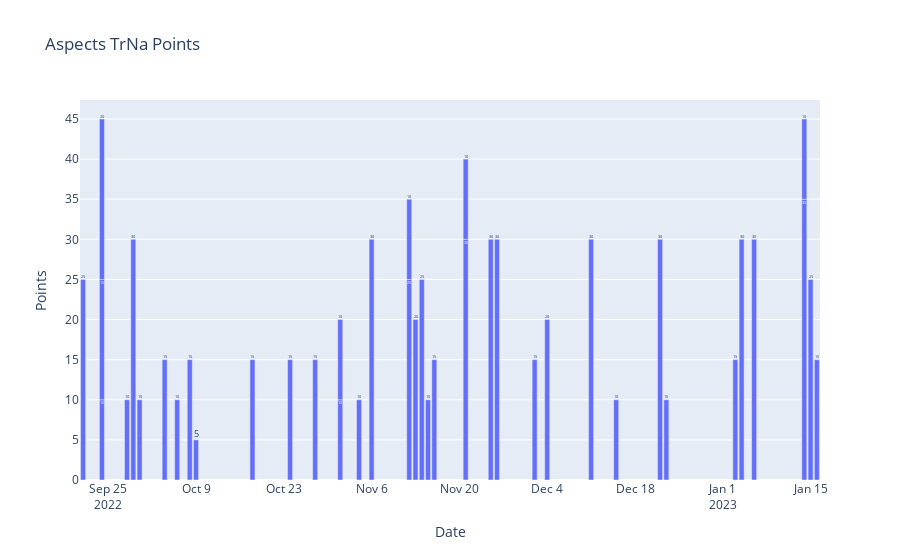

Write notebook code for a chart like this one.
### Markdown cell above
#### **III.1.2 GEO TrTr & TrNa**

### Code cell
fig = px.bar(x_hi, x="Date", y="Points", text="Points", title="Aspects TrNa Points")
fig.show()

### Figure 1 — Plotly figure (JSON) as saved in the notebook; plotly's stock layout.template omitted (floating-point values rounded to 4 significant figures)
{"data": [{"alignmentgroup": "True", "hovertemplate": "Date=%{x}<br>Points=%{text}<extra></extra>", "legendgroup": "", "marker": {"color": "#636efa", "pattern": {"shape": ""}}, "name": "", "offsetgroup": "", "orientation": "v", "showlegend": false, "text": [25, 10, 15, 20, 10, 30, 10, 15, 10, 15, 5, 15, 15, 15, 10, 10, 10, 30, 25, 10, 20, 25, 10, 15, 30, 10, 30, 30, 15, 20, 30, 10, 30, 10, 15, 30, 30, 35, 10, 25, 15], "textposition": "auto", "type": "bar", "x": ["2022-09-21T00:00:00", "2022-09-24T00:00:00", "2022-09-24T00:00:00", "2022-09-24T00:00:00", "2022-09-28T00:00:00", "2022-09-29T00:00:00", "2022-09-30T00:00:00", "2022-10-04T00:00:00", "2022-10-06T00:00:00", "2022-10-08T00:00:00", "2022-10-09T00:00:00", "2022-10-18T00:00:00", "2022-10-24T00:00:00", "2022-10-28T00:00:00", "2022-11-01T00:00:00", "2022-11-01T00:00:00", "2022-11-04T00:00:00", "2022-11-06T00:00:00", "2022-11-12T00:00:00", "2022-11-12T00:00:00", "2022-11-13T00:00:00", "2022-11-14T00:00:00", "2022-11-15T00:00:00", "2022-11-16T00:00:00", "2022-11-21T00:00:00", "2022-11-21T00:00:00", "2022-11-25T00:00:00", "2022-11-26T00:00:00", "2022-12-02T00:00:00", "2022-12-04T00:00:00", "2022-12-11T00:00:00", "2022-12-15T00:00:00", "2022-12-22T00:00:00", "2022-12-23T00:00:00", "2023-01-03T00:00:00", "2023-01-04T00:00:00", "2023-01-06T00:00:00", "2023-01-14T00:00:00", "2023-01-14T00:00:00", "2023-01-15T00:00:00", "2023-01-16T00:00:00"], "xaxis": "x", "y": [25, 10, 15, 20, 10, 30, 10, 15, 10, 15, 5, 15, 15, 15, 10, 10, 10, 30, 25, 10, 20, 25, 10, 15, 30, 10, 30, 30, 15, 20, 30, 10, 30, 10, 15, 30, 30, 35, 10, 25, 15], "yaxis": "y"}], "layout": {"barmode": "relative", "legend": {"tracegroupgap": 0}, "title": {"text": "Aspects TrNa Points"}, "xaxis": {"anchor": "y", "domain": [0, 1], "title": {"text": "Date"}}, "yaxis": {"anchor": "x", "domain": [0, 1], "title": {"text": "Points"}}}}
